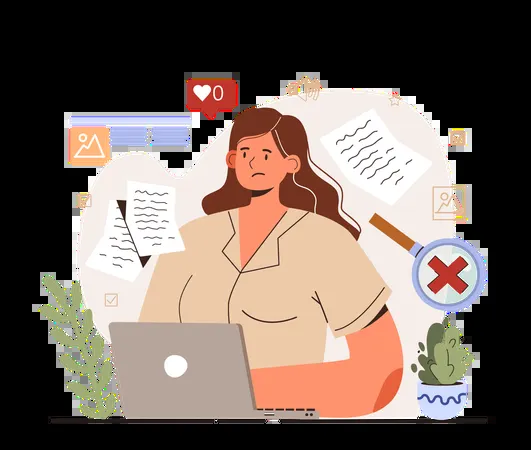
#> input picture Phase3/taskimg.webp, 531 x 450 px, found by its file name
$ python circle.py
#> lines starting #> are read from the running program, lines starting #| are printed output that depends on the picture; after the words box and inside, x2 and y2 are one past the last pixel; in counts of white or black regions, pixels touching at a corner belong together
import cv2

image = cv2.imread('Phase3\\taskimg.webp')
#> image is the input picture: shape (450, 531, 3); mean B, G, R 94.2, 102.9, 118

if image is not None:
    centre = (280, 150)
    radius = 100

    cv2.circle(image, centre, radius, (255, 0, 0), 3)
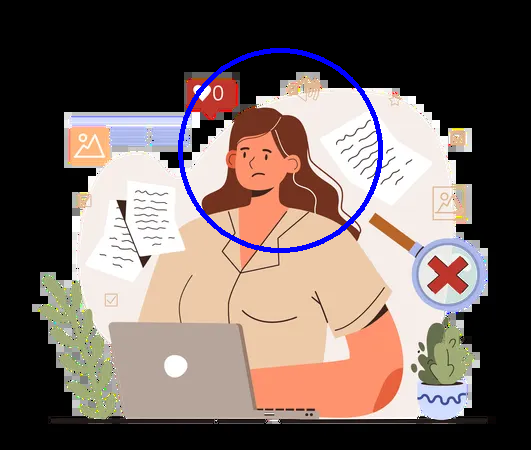
#> image: shape (450, 531, 3); 1.32% of pixels changed, all inside (x1, y1, x2, y2) = (178, 48, 383, 253)
    cv2.imshow('Image with Circle', image)
    cv2.waitKey(0)
    cv2.destroyAllWindows()
